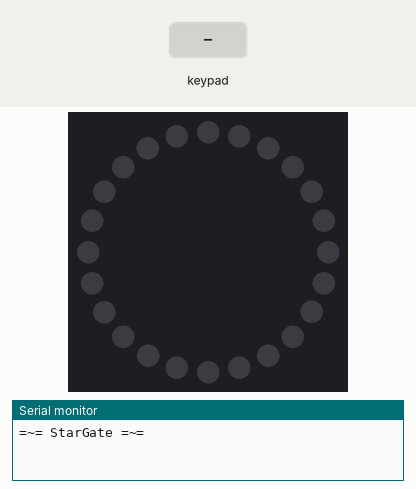
Recording of a sketch running on a simulated Arduino Uno, built with avr-gcc and run on an emulated ATmega328P. On the bench: 24 RGB LEDs in a ring, first at the top, clockwise, the last lines printed to the serial monitor. The test bench sets the inputs (shaded band). Dim RGB values are drawn brighter than linear; the strip is taken to match the declared colour order; random numbers use the default seed unless the sketch sets one.

Above: at 1.2 s.
1.3 s: keypad keys 1 A C 9 1 B D pressed 0.4 s apart
At 7.7 s:
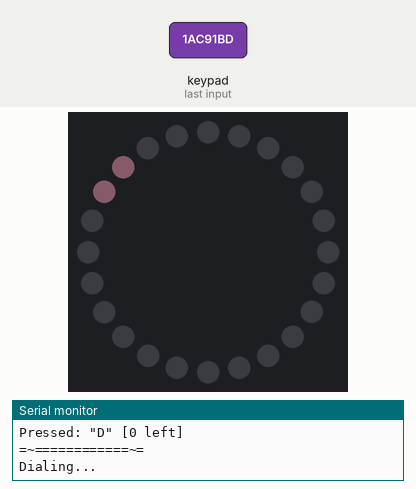
At 12.4 s:
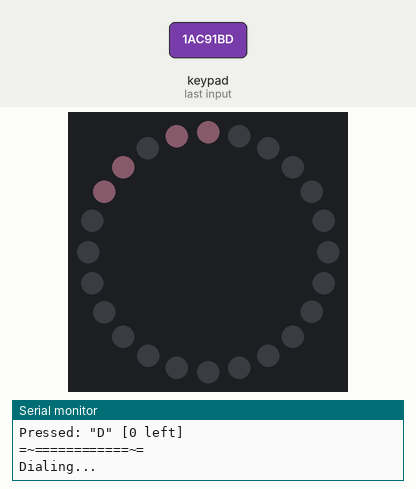
Timing chart, 0 to 13.7 s (numbered marks = the images above; inputs shaded):
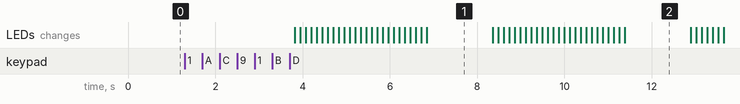

The sketch:

main.ino
````cpp
// (C) Erik Lindstrand, Konstantinos Rokanas, Michal Spano, group: 5 (2024)
// Work package 6
// Exercise 3
// Submission code: 389372

// Includes section
#include <Keypad.h>
#include <Adafruit_NeoPixel.h>

// Defines section
#define RING_PIN      2 // Digital pin of the input of NeoPixel
#define ADDRESS_LEN   7 // Number of digits in an address
#define ADDRESS_COUNT 8 // # of valid addresses
#define RING_LED_NUM 24 // Number of pixels (i.e., small LEDs) on the ring

#define SERIAL_PORT 9600 // Serial monitor port

// A custom type to represent a color (RGB). Perhaps expand this for each unit to be float?
struct COLOR { uint8_t r, g, b; };

/* ============================ CONFIG ====================================== */

// Replace the `#if 0` with `#if 1` to enable the advanced animation. Otherwise,
// the basic animation will be used.
#if 1
  #define ANIMATION_ADVANCED
#endif

// A color to use when highlighting the LEDs that represent the digits. This is an
// easily customizable 'interface' and the values can be adjusted here:
const struct COLOR DIGIT_LED_COL = (struct COLOR) {
  100, // <-- Red
  155, // <-- Green
  120  // <-- Blue
};

/* ============================ CONFIG ====================================== */

const byte ROW_COUNT = 4; // # of rows of the keypad
const byte COL_COUNT = 4; // # of columns of the keypad

// Pins that hold each individual row of the keypad
byte PIN_ROWS[ROW_COUNT] = { 11, 10, 9, 8 };

// Pins that hold each individual columns of the keypad
byte PIN_COLS[COL_COUNT] = { 7,  6,  5, 4 };

// The custom layout of the keypad that is used (based on the instructions of
// the assignment).
const char KEYS[ROW_COUNT][COL_COUNT] = {
  { '1', '2', '3', 'A' },
  { '4', '5', '6', 'B' },
  { '7', '8', '9', 'C' },
  { '*', '0', '#', 'D' }
};

// Make a new instance of `Keypad`. Populate the constructor with the required
// attributes.
Keypad keypad = Keypad(
  makeKeymap(KEYS),    // custom key layout
  PIN_ROWS, PIN_COLS,  // pins for rows, cols
  ROW_COUNT, COL_COUNT // #rows, #cols
);

// Initialize a NeoPixel Ring. Populate the constructor with the following
// attributes:
Adafruit_NeoPixel ring(
  RING_LED_NUM,        // 24 LEDs variant (that is in use in this exercise)
  RING_PIN,            // at pin 2
  NEO_RGB + NEO_KHZ800 // RGB mode with a correct frequency
);

// An Array containing the valid addresses for this program
const char ADDRESS[ADDRESS_COUNT][ADDRESS_LEN + 1] = {
  "1AC91BD", "342824A",
  "6D1732B", "52A64AC",
  "413553A", "34246CC",
  "23B393B", "9999999"
};

// A buffer that stores which LEDs have been 'locked in' accompanied with a cumulatively
// incremented index. This is used to keep track of the LEDs that represent the digits.
uint8_t l_idx = 0,
        led_agenda[ADDRESS_LEN * 2];

/* Set up the components of the system */
void setup() {
  Serial.begin(SERIAL_PORT); // Begin Serial Monitor

  ring.begin();              // Begin NeoPixel Ring
  ring.setBrightness(15);    // Set the brightness to some sensible value
}

/* The main body of the program */
void loop() {
  Serial.println("=~= StarGate =~=");

  // Read the address from the Keypad (call the helper function)
  char* address = read_address();

  // Start dialing...
  Serial.println("=~============~=");
  Serial.println("Dialing...");

  // Proceed with the dialing, call the dial wrapper to "lock in" the first 6
  // LEDs. This functionality has been factored out to make the code more
  // readable and maintainable.
  uint8_t i = 0;
  while (i < 6) { dial_wrapper(i); i++; }

  // Decision based on the validity of the address: if the address is valid,
  // lock in the last LED and block the sequence. Otherwise, show an error
  // sequence indefinitely.
  Serial.print("\nStatus message\n> "); // Message placeholder
  if (!is_valid_address(address)) {     // Invalid address
    Serial.println("ERROR");            // Error message
    free(address);                      // Free the address from the heap
    for (;;) error();                   // Show the error sequence indefinitely
  } else {                              // Valid address
    Serial.println("OK");               // Success message
    free(address);                      // Free the address from the heap
    dial_wrapper(6);                    // Dial the last LED digit
    for (;;);                           // Block the sequence indefinitely
  }

  // Note: the `for (;;)` is used to block the sequence indefinitely. This is
  // done to prevent the program from exiting the loop and to keep the LEDs
  // turned on. This behavior may be adjusted based on the requirements, albeit
  // is left as is for the sake of simplicity.
}

/**
 * A helper function that maps a digit index (0-6) to respective LED ring
 * indices (0-23). The event of assignment is rather sporadic and the values
 * are not consecutive, hence the following switch statement.
 *
 * Note: the index is 0-based.
 *
 * @param idx - index digit
 * @returns   - LED ring index (-1 for invalid)
 */
uint8_t map_idx(uint8_t idx) {
  switch (idx) { // Switch based on the digit index
    case 0: return 20;
    case 1: return 23;
    case 2: return  2;
    case 3: return  8;
    case 4: return 11;
    case 5: return 14;
    case 6: return 17;
    default:       -1; // Invalid event
  }
}

/**
 * A wrapper routine around the `dial` routine. It calls the `dial` routine,
 * remaps the index value, and updates the 'agenda' (of LEDs) with two new
 * LEDs. Ultimately, the changes are reflected using the `toggle_digit_LEDs`
 * routine. To make this change visible to the user, the process is delay
 * by 1.5 seconds.
 *
 * @param idx - current NeoPixel's LED index value
 */
void dial_wrapper(uint8_t idx) {
  // Start to dial, obtain the mapped index based on the given value.
  dial(); idx = map_idx(idx);

  // First LED from the subgroup
  led_agenda[l_idx++] = idx;

  // Second LED from the subgroup. Ensure the value is rebound to the start
  // if the maximum value is reached.
  if (idx >= RING_LED_NUM-1) idx = -1;
  led_agenda[l_idx++] = ++idx;

  // Show changes, delay the execution by 1.5s
  toggle_digit_LEDs(true); delay(1500);
}

/**
 * Subroutine to turn on/off all LEDs that represent individual digits of the
 * address.
 * @param to_turn_on - boolean flag to indicate whether all are turned off or on
 */
void toggle_digit_LEDs(bool to_turn_on) {
  // Traverse the agenda and turn on/off the LEDs
  for (uint8_t i = 0; i < l_idx; i++) {
    to_turn_on ? ring.setPixelColor(led_agenda[i],
                                    DIGIT_LED_COL.g,
                                    DIGIT_LED_COL.r,
                                    DIGIT_LED_COL.b)
               : ring.setPixelColor(led_agenda[i], 0, 0, 0);
    ring.show(); // Show the changes immediately
  }
}

/**
 * The `dial` subroutine is responsible for turning on the LEDs in a sequence
 * and dimming the trailing LED. The sequence is delayed by 0.125s to make the
 * changes visible to the user.
 */
void dial() {
  // All digit LEDs are to be turned off as the initial state
  toggle_digit_LEDs(false);

  // Iterate over all pixel LEDs
  for (uint8_t i = 0; i < RING_LED_NUM; i++) {
    // Dim the trailing LED (ignore for the first iteration)
    if (i != 0) ring.setPixelColor(i - 1, 0, 0, 0);

// The following conditional block is used to determine which animation to use.
#if defined(ANIMATION_ADVANCED)
    struct COLOR c = map_to_color(i);
#else
    struct COLOR c = random_col();
#endif

    // Turn on the current pixel LED, show the changes and wait for 0.125s
    ring.setPixelColor(i, c.g, c.r, c.b); // Uses GRB notion (not RGB)
    ring.show(); delay(125);
  }

  // Dim the last trailing LED pixel
  ring.setPixelColor(RING_LED_NUM - 1, 0, 0, 0);
}

/**
 * A subroutine to indicate an error by flashing the ring with red color.
 * This is to indicate an invalid address.
 */
void error() {
  // Turn on all LEDs to RED
  for (uint8_t i = 0; i < RING_LED_NUM; i++) {
    ring.setPixelColor(i, 0, 255, 0); // RED color at i-th position
  }

  // Show the changes and wait for 0.5s
  ring.show(); delay(500);

  // Dim all LEDs
  for (uint8_t i = 0; i < RING_LED_NUM; i++) {
    ring.setPixelColor(i, 0, 0, 0); // 0, 0, 0 (rgb val.)
  }

  // Show the changes and wait for 0.5s
  ring.show(); delay(500);
}

/* The 'simple' animation routine: a random color is generated for each LED. */
struct COLOR random_col() {
  struct COLOR c = (struct COLOR) {
    rand() % 255 + 1, // 1-255
    rand() % 255 + 1, // 1-255
    rand() % 255 + 1  // 1-255
  };

  // Return the random color
  return c;
}

/**
 * The 'advanced' animation routine: the circle is split to 3 segments and each
 * segment is assigned shades of a color (in a gradient manner). The color is
 * then mapped to the LED index.
 *
 * @param idx - index of the LED
 */
struct COLOR map_to_color(uint8_t idx) {
  // Start with a black color
  struct COLOR c = (struct COLOR) { 0, 0, 0 };

  // Calculate the color based on the index. There's 24 LEDs and 3 segments
  // (8 LEDs per segment). The formula is basically:
  // ```
  // color = (i + 1) * (255 / 8)
  // ```
  // where `i` is the segment index (0-7). 255/8 implies the gradient
  // increment.

  uint8_t color = ((idx % 8) + 1) * (255.0 / 8);

  // Switch based on the segment index
  switch (idx / 8) {
    case 0: c.r = color; break; // Segment 1 (red)
    case 1: c.g = color; break; // Segment 2 (green)
    case 2: c.b = color; break; // Segment 3 (blue)
  }

  // Return the color
  return c;
}

/**
 * Subroutine to print the following:
 * ```
 * Pressed: "X" [Y more]
 * ```
 * X is the pressed key and Y is the number of more digits to type
 *
 * @param key   - pressed key
 * @param count - number of more digits to type
 */
void print_key(char key, uint8_t count) {
  Serial.print("Pressed: ");
  Serial.print("\""); Serial.print(key); Serial.print("\" [");
  Serial.print(ADDRESS_LEN - count); Serial.println(" left]");
}

/**
 * Read a 7-digit address from the Keypad from the user.
 *
 * @returns - the gathered seven digits.
 */
char* read_address() {
  // Dynamically allocate 8 chars (7 + null terminator)
  char *address = (char*) malloc(sizeof(char) * ADDRESS_LEN + 1);

  // Keep a pointer to the start of the address
  char *pAddress = address;

  char key;      // Store the current key
  uint8_t i = 0; // A local index

  while (i < ADDRESS_LEN) { // Attempt to read 7 keys
    key = keypad.getKey();  // Attempt to get the key
    if (key) {              // If a key is detected
      *address++ = key;     // Register the key in the digit
      print_key(key, ++i);  // Print the obtained key (and increment i)
    }
    delay(100);             // Delay for the ease of usability
  }

  // Add the null terminator to the end of the address
  *address = '\0';

  // Return the pointer of the char sequence
  return pAddress;
}

/**
 * Helper function to verify if an address is a valid address.
 *
 * @param address - address to be verified
 * @returns       - boolean value
 */
bool is_valid_address(char* address) {
  // Iterate over all possible addresses
  for (uint8_t i = 0; i < ADDRESS_COUNT; i++) {
    // If the address matches, return true
    if ((strcmp(address, ADDRESS[i])) == 0) return true;
  }

  // No such address exists, return false
  return false;
}
````

Measured:
- after the input at 1.3 s, the LEDs: first change after 2.5 s (image 1 shows a later state)
- what the display in image 1 shows lasts 1.6 s, from 6.8 s to 8.4 s
